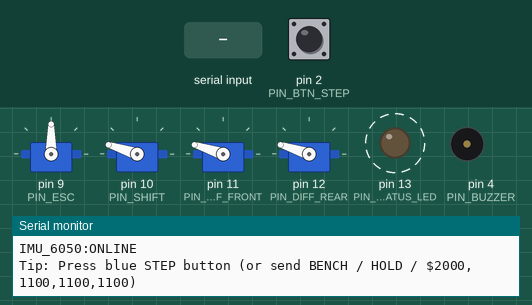
The sketch below on a simulated Arduino Nano, built with avr-gcc and run on an emulated ATmega328P. Parts: 4 × servo, output pins drawn as LEDs (lit = HIGH), buzzer (waves = sounding), the last lines printed to the serial monitor. Wiring (from diagram.json): MPU-6050 motion sensor at I2C address 0x68. Dashed ring = blinking. Inputs (shaded band) come from the test bench; at power-on: pin 2 (PIN_BTN_STEP) HIGH.

Above: at 1.26 s.
1.3 s: pin 2 (PIN_BTN_STEP) pulled LOW for 0.15 s
At 2.55 s:
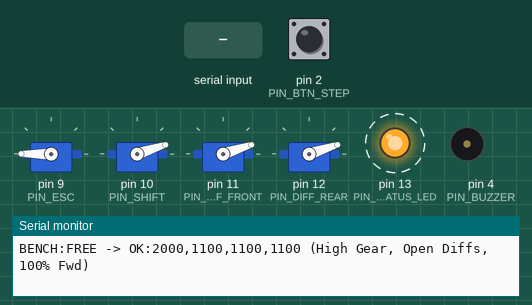
4.3 s: "LIVE\n" received over Serial
At 4.75 s:
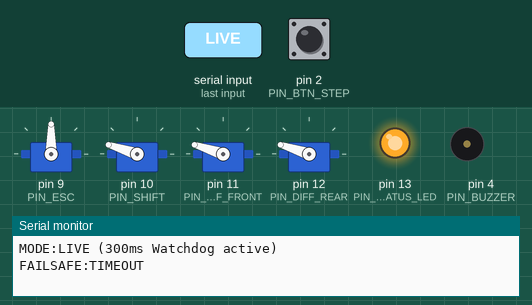
7.3 s: "BENCH\n" received over Serial
At 7.5 s:
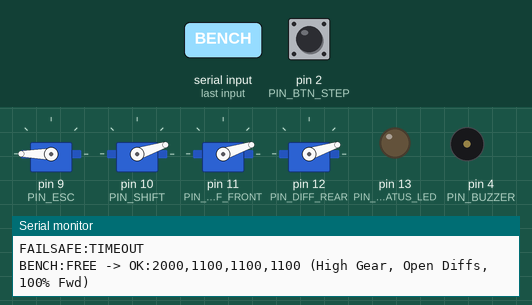
10.3 s: pin 2 (PIN_BTN_STEP) pulled LOW for 1 s
At 10.95 s:
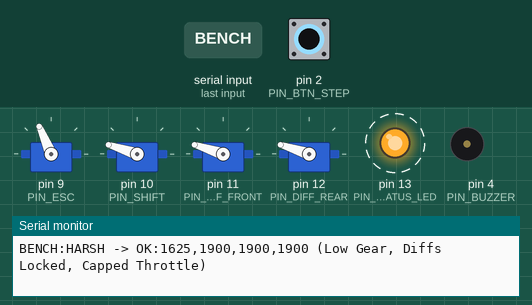
13.3 s: pin 2 (PIN_BTN_STEP) pulled LOW for 0.15 s
At 14.01 s:
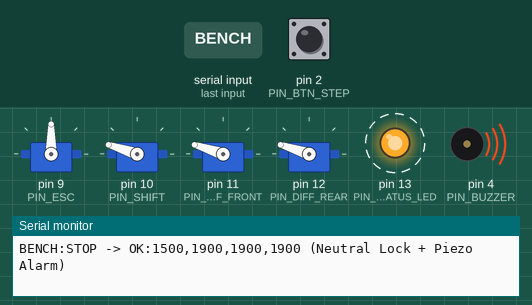
Timing chart, 0 to 20.4 s (numbered marks = the images above; inputs shaded):
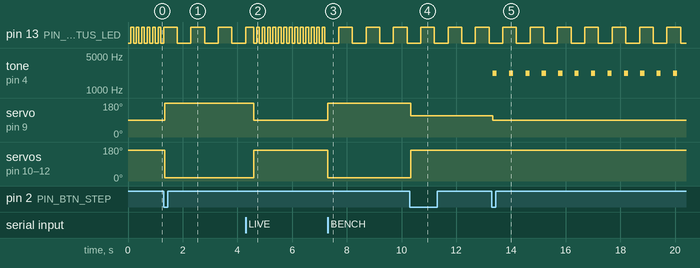

The sketch:

trx4_wokwi.ino
```cpp
/*
 * TRAXXAS TRX-4 HIL DIGITAL TWIN — ARDUINO NANO BENCH & PWM BRIDGE
 * Target: Arduino Nano V3.0 (ATmega328P, 5.0V TTL, 115200 baud)
 *
 * Dual-Role in Wokwi (since Wokwi has no Raspberry Pi 5 Linux part):
 *   1. USB-CDC Bridge Mode (LIVE / HOLD):
 *      Receives $<ESC_US>,<SHIFT_US>,<DIFF_F_US>,<DIFF_R_US>\n from Pi 5
 *      and drives D9..D12 at 50 Hz with strict 300ms watchdog failsafe.
 *   2. Bench Twin Demo Mode (Pushbutton D2 or Serial "BENCH"):
 *      Reads MPU-6050 (I2C A4/A5), cycles FREE -> HARSH -> STOP -> IMU_AUTO,
 *      and triggers Piezo Buzzer alarm (D4) on STOP or steep tilt (>35 deg).
 */

#include <Servo.h>
#include <Wire.h>
#include <math.h>
#include <stdlib.h>
#include <string.h>

const uint8_t PIN_BTN_STEP   = 2;
const uint8_t PIN_BUZZER     = 4;
const uint8_t PIN_ESC        = 9;
const uint8_t PIN_SHIFT      = 10;
const uint8_t PIN_DIFF_FRONT = 11;
const uint8_t PIN_DIFF_REAR  = 12;
const uint8_t PIN_STATUS_LED = LED_BUILTIN;

const uint8_t MPU_ADDR       = 0x68;
const int PWM_MIN_US         = 1000;
const int PWM_MAX_US         = 2000;
const int ESC_NEUTRAL_US     = 1500;
const int SERVO_SAFE_US      = 1900; // Low gear / Locked diffs

const unsigned long FAILSAFE_TIMEOUT_MS = 300;
const size_t RX_BUF_SIZE = 48;

enum BenchState {
  BENCH_OFF = 0,
  BENCH_FREE,
  BENCH_HARSH,
  BENCH_STOP,
  BENCH_IMU_AUTO
};

Servo escThrottle;
Servo servoShift;
Servo servoDiffFront;
Servo servoDiffRear;

char rxBuffer[RX_BUF_SIZE];
size_t rxIndex = 0;

unsigned long lastValidPacketMs = 0;
unsigned long lastLedToggleMs   = 0;
unsigned long lastImuPollMs     = 0;
unsigned long lastBeepMs        = 0;
unsigned long lastBtnChangeMs   = 0;

bool failsafeActive  = true;
bool watchdogEnabled = true;
bool imuDetected     = false;
bool stopAlarmActive = false;
bool lastBtnReading  = HIGH;
bool btnLatchedState = HIGH;

BenchState benchState = BENCH_OFF;
int lastImuGovernor   = -1; // 0=FREE, 1=HARSH, 2=STOP

void writeOutputs(int esc, int shift, int diffF, int diffR) {
  escThrottle.writeMicroseconds(esc);
  servoShift.writeMicroseconds(shift);
  servoDiffFront.writeMicroseconds(diffF);
  servoDiffRear.writeMicroseconds(diffR);
}

void applyFailsafe() {
  writeOutputs(ESC_NEUTRAL_US, SERVO_SAFE_US, SERVO_SAFE_US, SERVO_SAFE_US);
  failsafeActive = true;
  stopAlarmActive = false;
  noTone(PIN_BUZZER);
}

bool readMpuPitchDeg(float &pitchDeg, int16_t &ax, int16_t &ay, int16_t &az) {
  Wire.beginTransmission(MPU_ADDR);
  Wire.write(0x3B);
  if (Wire.endTransmission(false) != 0) {
    return false;
  }
  uint8_t n = Wire.requestFrom(MPU_ADDR, (uint8_t)6);
  if (n < 6) {
    return false;
  }
  ax = (int16_t)((Wire.read() << 8) | Wire.read());
  ay = (int16_t)((Wire.read() << 8) | Wire.read());
  az = (int16_t)((Wire.read() << 8) | Wire.read());
  float denom = sqrt((float)ay * (float)ay + (float)az * (float)az);
  pitchDeg = atan2((float)ax, denom) * 57.29578f;
  return true;
}

void enterBenchStep(BenchState next) {
  benchState = next;
  lastImuGovernor = -1;

  if (next == BENCH_OFF) {
    watchdogEnabled = true;
    lastValidPacketMs = millis();
    applyFailsafe();
    Serial.println("BENCH:OFF -> MODE:LIVE (USB 300ms Watchdog restored)");
    return;
  }

  watchdogEnabled = false;
  failsafeActive = false;

  if (next == BENCH_FREE) {
    stopAlarmActive = false;
    noTone(PIN_BUZZER);
    writeOutputs(2000, 1100, 1100, 1100);
    Serial.println("BENCH:FREE -> OK:2000,1100,1100,1100 (High Gear, Open Diffs, 100% Fwd)");
  } else if (next == BENCH_HARSH) {
    stopAlarmActive = false;
    noTone(PIN_BUZZER);
    writeOutputs(1625, 1900, 1900, 1900);
    Serial.println("BENCH:HARSH -> OK:1625,1900,1900,1900 (Low Gear, Diffs Locked, Capped Throttle)");
  } else if (next == BENCH_STOP) {
    writeOutputs(1500, 1900, 1900, 1900);
    stopAlarmActive = true;
    tone(PIN_BUZZER, 2200, 150);
    lastBeepMs = millis();
    Serial.println("BENCH:STOP -> OK:1500,1900,1900,1900 (Neutral Lock + Piezo Alarm)");
  } else if (next == BENCH_IMU_AUTO) {
    Serial.println("BENCH:IMU_AUTO -> Tilt MPU-6050 (<18 deg=FREE, 18-35=HARSH, >35=STOP+Buzzer)");
  }
}

void cycleBenchState() {
  BenchState next = (BenchState)(((int)benchState + 1) % 5);
  enterBenchStep(next);
}

void updateImuGovernor(unsigned long now) {
  if (benchState != BENCH_IMU_AUTO) return;
  if (now - lastImuPollMs < 120) return;
  lastImuPollMs = now;

  float pitchDeg = 0.0f;
  int16_t ax = 0, ay = 0, az = 0;
  if (!readMpuPitchDeg(pitchDeg, ax, ay, az)) return;

  float absTilt = fabs(pitchDeg);
  int gov = (absTilt > 35.0f) ? 2 : (absTilt >= 18.0f ? 1 : 0);

  if (gov != lastImuGovernor) {
    lastImuGovernor = gov;
    if (gov == 0) {
      stopAlarmActive = false;
      noTone(PIN_BUZZER);
      writeOutputs(2000, 1100, 1100, 1100);
      Serial.print("IMU_GOV:FREE pitch="); Serial.print(pitchDeg, 1); Serial.println(" deg -> 2000,1100,1100,1100");
    } else if (gov == 1) {
      stopAlarmActive = false;
      noTone(PIN_BUZZER);
      writeOutputs(1625, 1900, 1900, 1900);
      Serial.print("IMU_GOV:HARSH pitch="); Serial.print(pitchDeg, 1); Serial.println(" deg -> 1625,1900,1900,1900");
    } else {
      writeOutputs(1500, 1900, 1900, 1900);
      stopAlarmActive = true;
      tone(PIN_BUZZER, 2200, 150);
      lastImuGovernor = gov;
      lastBeepMs = now;
      Serial.print("IMU_GOV:STOP pitch="); Serial.print(pitchDeg, 1); Serial.println(" deg -> 1500,1900,1900,1900 + ALARM");
    }
  }
}

void updateBuzzerAlarm(unsigned long now) {
  if (!stopAlarmActive) return;
  if (now - lastBeepMs >= 600) {
    lastBeepMs = now;
    tone(PIN_BUZZER, 2200, 150);
  }
}

void pollStepButton(unsigned long now) {
  bool reading = digitalRead(PIN_BTN_STEP);
  if (reading != lastBtnReading) {
    lastBtnChangeMs = now;
    lastBtnReading = reading;
  }
  if ((now - lastBtnChangeMs) > 35 && reading != btnLatchedState) {
    btnLatchedState = reading;
    if (btnLatchedState == LOW) {
      cycleBenchState();
    }
  }
}

void processLine(char *line) {
  size_t len = strlen(line);
  while (len > 0 && (line[len - 1] == '\r' || line[len - 1] == ' ')) {
    line[--len] = '\0';
  }
  if (len == 0) return;

  if (strcmp(line, "PING") == 0) {
    Serial.println("PONG");
    return;
  }
  if (strcmp(line, "HOLD") == 0) {
    benchState = BENCH_OFF;
    watchdogEnabled = false;
    stopAlarmActive = false;
    noTone(PIN_BUZZER);
    Serial.println("MODE:HOLD (Watchdog paused for manual testing)");
    return;
  }
  if (strcmp(line, "LIVE") == 0) {
    benchState = BENCH_OFF;
    watchdogEnabled = true;
    stopAlarmActive = false;
    noTone(PIN_BUZZER);
    lastValidPacketMs = millis();
    Serial.println("MODE:LIVE (300ms Watchdog active)");
    return;
  }
  if (strcmp(line, "BENCH") == 0) {
    cycleBenchState();
    return;
  }
  if (strcmp(line, "IMU") == 0) {
    float pitchDeg = 0.0f;
    int16_t ax = 0, ay = 0, az = 0;
    if (readMpuPitchDeg(pitchDeg, ax, ay, az)) {
      Serial.print("IMU:pitch="); Serial.print(pitchDeg, 1);
      Serial.print("deg,ax="); Serial.print(ax);
      Serial.print(",ay="); Serial.print(ay);
      Serial.print(",az="); Serial.println(az);
    } else {
      Serial.println("ERR:IMU_NACK");
    }
    return;
  }

  if (line[0] != '$') {
    Serial.println("ERR:BAD_PREFIX");
    return;
  }

  // Parse 4 comma-separated strict unsigned integers in [PWM_MIN_US, PWM_MAX_US]
  int vals[4];
  int count = 0;
  char *tok = strtok(line + 1, ",");
  while (tok != NULL && count < 4) {
    if (*tok == '\0') {
      Serial.println("ERR:RANGE");
      return;
    }
    long parsed = 0;
    for (const char *p = tok; *p != '\0'; ++p) {
      if (*p < '0' || *p > '9') {
        Serial.println("ERR:RANGE");
        return;
      }
      parsed = parsed * 10L + (*p - '0');
      if (parsed > PWM_MAX_US) {
        Serial.println("ERR:RANGE");
        return;
      }
    }
    if (parsed < PWM_MIN_US) {
      Serial.println("ERR:RANGE");
      return;
    }
    vals[count++] = (int)parsed;
    tok = strtok(NULL, ",");
  }

  if (count != 4 || tok != NULL) {
    Serial.println("ERR:BAD_FIELDS");
    return;
  }

  benchState = BENCH_OFF;
  stopAlarmActive = false;
  noTone(PIN_BUZZER);

  int esc   = vals[0];
  int shift = vals[1];
  int diffF = vals[2];
  int diffR = vals[3];

  writeOutputs(esc, shift, diffF, diffR);
  lastValidPacketMs = millis();
  failsafeActive = false;

  Serial.print("OK:");
  Serial.print(esc);   Serial.print(",");
  Serial.print(shift); Serial.print(",");
  Serial.print(diffF); Serial.print(",");
  Serial.println(diffR);
}

void updateStatusLed(unsigned long now) {
  if (!watchdogEnabled) {
    if (now - lastLedToggleMs >= 500) {
      lastLedToggleMs = now;
      digitalWrite(PIN_STATUS_LED, !digitalRead(PIN_STATUS_LED));
    }
  } else if (failsafeActive) {
    if (now - lastLedToggleMs >= 100) {
      lastLedToggleMs = now;
      digitalWrite(PIN_STATUS_LED, !digitalRead(PIN_STATUS_LED));
    }
  } else {
    digitalWrite(PIN_STATUS_LED, HIGH);
  }
}

void setup() {
  Serial.begin(115200);
  pinMode(PIN_STATUS_LED, OUTPUT);
  pinMode(PIN_BTN_STEP, INPUT_PULLUP);
  pinMode(PIN_BUZZER, OUTPUT);

  Wire.begin();
  Wire.beginTransmission(MPU_ADDR);
  Wire.write(0x6B); // PWR_MGMT_1 wake
  Wire.write(0x00);
  imuDetected = (Wire.endTransmission(true) == 0);

  escThrottle.attach(PIN_ESC, PWM_MIN_US, PWM_MAX_US);
  servoShift.attach(PIN_SHIFT, PWM_MIN_US, PWM_MAX_US);
  servoDiffFront.attach(PIN_DIFF_FRONT, PWM_MIN_US, PWM_MAX_US);
  servoDiffRear.attach(PIN_DIFF_REAR, PWM_MIN_US, PWM_MAX_US);

  applyFailsafe();
  lastValidPacketMs = millis();

  Serial.println("TRX4_PWM_BRIDGE_READY");
  Serial.print("IMU_6050:");
  Serial.println(imuDetected ? "ONLINE" : "MISSING");
  Serial.println("Tip: Press blue STEP button (or send BENCH / HOLD / $2000,1100,1100,1100)");
}

void loop() {
  while (Serial.available() > 0) {
    char c = (char)Serial.read();
    if (c == '\n') {
      rxBuffer[rxIndex] = '\0';
      processLine(rxBuffer);
      rxIndex = 0;
    } else if (rxIndex < RX_BUF_SIZE - 1) {
      rxBuffer[rxIndex++] = c;
    } else {
      rxIndex = 0;
    }
  }

  unsigned long now = millis();
  pollStepButton(now);
  updateImuGovernor(now);
  updateBuzzerAlarm(now);

  if (watchdogEnabled && !failsafeActive && (now - lastValidPacketMs > FAILSAFE_TIMEOUT_MS)) {
    applyFailsafe();
    Serial.println("FAILSAFE:TIMEOUT");
  }

  updateStatusLed(now);
}
```

Measured:
- after the input at 1.3 s, pin 13 (PIN_STATUS_LED): alternates HIGH for 0.50 s and LOW for 0.50 s, starting after 0.50 s; servo on pin 9 (PIN_ESC): 90° → 180° at once; servo on pin 10 (PIN_SHIFT), servo on pin 11 (PIN_DIFF_FRONT), servo on pin 12 (PIN_DIFF_REAR): 162° → 18° at once
- after the input at 4.3 s, servo on pin 9 (PIN_ESC): 180° → 90° after 0.30 s; servo on pin 10 (PIN_SHIFT), servo on pin 11 (PIN_DIFF_FRONT), servo on pin 12 (PIN_DIFF_REAR): 18° → 162° after 0.30 s
- after the input at 7.3 s, pin 13 (PIN_STATUS_LED): alternates HIGH for 0.50 s and LOW for 0.50 s, starting after 0.40 s; servo on pin 9 (PIN_ESC): 90° → 180° at once; servo on pin 10 (PIN_SHIFT), servo on pin 11 (PIN_DIFF_FRONT), servo on pin 12 (PIN_DIFF_REAR): 162° → 18° at once
- after the input at 10.3 s, servo on pin 9 (PIN_ESC): 180° → 113° at once; servo on pin 10 (PIN_SHIFT), servo on pin 11 (PIN_DIFF_FRONT), servo on pin 12 (PIN_DIFF_REAR): 18° → 162° at once
- after the input at 13.3 s, tone on pin 4 (PIN_BUZZER): alternates 2200 Hz for 0.15 s and silent for 0.45 s, starting at once; servo on pin 9 (PIN_ESC): 113° → 90° at once
- by itself, pin 13 (PIN_STATUS_LED): alternates HIGH for 0.10 s and LOW for 0.10 s
